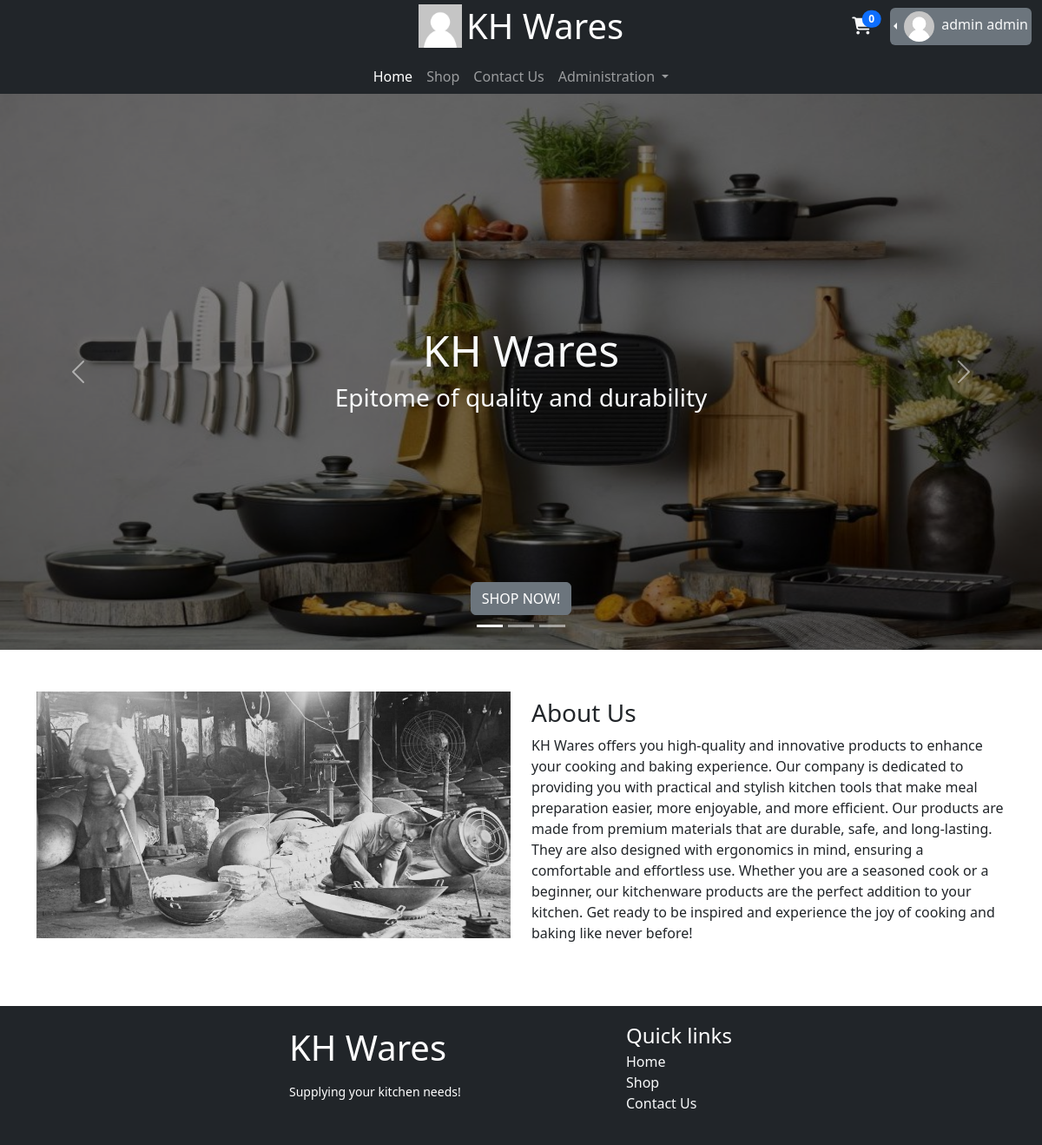
Screenshot of / (signed in) with the database file from the repository.
### database_models/UserDBModel.py (models this page shows, shortened)
class User(db.Model, UserMixin):
    id = db.Column(db.Integer, primary_key=True)
    username = db.Column(db.String, unique=True, nullable=False)
    email = db.Column(db.String, unique=True, nullable=False)
    password = db.Column(db.String, nullable=False)
    role = db.Column(db.Integer, default=0)  # 0 - User, 1 - Employee, 2 - Admin
    cart = db.relationship("Cart", backref="user", uselist=False)
    order = db.relationship("Order", backref="user")
    f_name = db.Column(db.String, nullable=False)
    l_name = db.Column(db.String, nullable=False)
    reset_token = db.Column(db.String)
    profile_pic = db.Column(db.String, default="default.png")
    date_created = db.Column(db.DateTime(), default=func.now())
    totp_secret = db.Column(db.String)

### routes/index.py (the view)
@blueprint.route('/')
def index():
    return helper_functions.helper_render("index.html")

### app.py (called while the page is built)
@login_manager.user_loader
def user_loader(id):
    user = User.query.filter_by(id=id).first()
    return user

### helper_functions.py (called while the page is built)
def helper_render(template, **kwargs):
    if check_logged_in():
        user = flask_login.current_user
        if user.is_authenticated:
            return render_template(template, user=user, **kwargs)
    return render_template(template, **kwargs)

def check_logged_in():
    return flask_login.current_user.is_authenticated

### templates/index.html (shortened to what this page needs)
{% extends 'base.html' %}
{% set active_page = "index" %}
{% block main %}
<div id="carouselProducts" class="carousel slide container-fluid p-0" data-bs-touch="false" data-bs-ride="carousel">
	<div class="carousel-indicators">
		<button type="button" data-bs-target="#carouselProducts" data-bs-slide-to="0" class="active"></button>
		<button type="button" data-bs-target="#carouselProducts" data-bs-slide-to="1"></button>
		<button type="button" data-bs-target="#carouselProducts" data-bs-slide-to="2"></button>
	</div>
	<div class="carousel-inner">
		<div class="carousel-item active position-relative" data-bs-interval="5000">
			<img src="{{ url_for('static', filename='HomeCarousel/img1.jpg') }}" alt="Image Placeholder" class="d-block w-100" style="max-height: 640px;">
			<div class="position-absolute top-0 start-0 w-100 h-100" style="background-color: rgba(0,0,0,0.5);"></div>
			<div class="position-absolute top-50 start-50 text-light translate-middle text-center">
				<h1 style="font-size: 50px;">KH Wares</h1>
				<h3>Epitome of quality and durability</h3>
			</div>
			<div class="carousel-caption">
				<a href="{{ url_for('Store.displayitem') }}" class="btn btn-secondary	" style="width: max-content;">SHOP NOW!</a>
			</div>
		</div>
	</div>
	<button class="carousel-control-prev" type="button" data-bs-target="#carouselProducts" data-bs-slide="prev">
		<span class="carousel-control-prev-icon"></span>
	</button>
	<button class="carousel-control-next" type="button" data-bs-target="#carouselProducts" data-bs-slide="next">
		<span class="carousel-control-next-icon"></span>
	</button>
</div>
<div class="container my-5">
	<div class="row">
		<div class="col-md-12 col-lg-6 ">
			<img src="{{ url_for('static', filename='HomeCarousel/AboutUs.jpg') }}" class="img-fluid">
		</div>
		<div class="col-md-12 col-lg-6 py-2">
			<h3>About Us</h3>
	        <p>KH Wares offers you high-quality and innovative products to enhance your cooking and baking experience. Our company is dedicated to providing you with practical and stylish kitchen tools that make meal preparation easier, more enjoyable, and more efficient. Our products are made from premium materials that are durable, safe, and long-lasting. They are also designed with ergonomics in mind, ensuring a comfortable and effortless use. Whether you are a seasoned cook or a beginner, our kitchenware products are the perfect addition to your kitchen. Get ready to be inspired and experience the joy of cooking and baking like never before!</p>
		</div>
	</div>
</div>
{% endblock %}

### templates/includes/navbar-2.html (shortened to what this page needs)
<nav class="navbar navbar-expand-lg navbar-dark bg-dark py-0">
    <div class="container-fluid d-block">
        <div class="row justify-content-center">
                <a class="col-sm-12 col-md-12 col-lg-4 text-center offset-lg-4 navbar-brand" href="{{ '#' if active_page == 'index' else url_for('index.index') }}">
                    <img src="{{ url_for('static', filename='profiles/default.png') }}" alt="" width="50" height="50" class="d-inline" >
                    <h1 class="d-inline m-0 align-middle">KH Wares</h1>
                </a>
                <div class="col-auto ms-auto my-auto">
                    {% if not current_user.is_authenticated %}
                        <a href="{{ url_for('crud.login' )}}" class="btn btn-primary align-middle" role="button">Login</a>
                        <a href="{{ url_for('crud.signup' )}}" class="btn btn-secondary align-middle" role="button">Sign Up</a>
                    {% else %}
                        <div>
                            <div class="d-inline-block me-1">
                                <a href="{{ url_for('cart.read_cart') }}" class="btn">
                                    <span class="position-relative top-0 start-100 translate-middle badge rounded-pill bg-primary" id="cart_badge">{{ current_user.cart.cart_items | length }}</span>
                                    <i class="fa-solid fa-cart-shopping text-light fa-lg"></i>
                                </a>
                            </div>
                            <div class="dropstart bg-secondary text-light p-1 rounded mt-auto d-inline-block">
                                <div class="dropdown-toggle" role="button" id="dropdownMenuLink" data-bs-toggle="dropdown">
                                    <img  src="{{url_for('static', filename='profiles/' + current_user.profile_pic)}}" height="35px" width="35px" class="rounded-circle me-1">
                                    <span class="text-light d-lg-inline-block d-none">{{ current_user.f_name }} {{ current_user.l_name }}</span>
                                </div>
                            </div>
                        </div>
                    {% endif %}
                </div>
                <div class="row pe-0">
                </div>
        </div>
        <div class="row justify-content-center">
            <div class="col-4 text-center">
                <div class="collapse navbar-collapse" id="navbarSupportedContent">
                    <ul class="navbar-nav mx-auto mb-2 mb-lg-0">
                    <li class="nav-item">
                        <a class="nav-link {{ 'active' if active_page == 'index' else '' }}" aria-current="page" href="{{ '#' if active_page == 'index' else url_for('index.index') }}">Home</a>
                    </li>
                    <li class="nav-item">
                        <a class="nav-link {{ 'active' if active_page == 'Shop' else '' }}" href="{{ url_for('Store.displayitem' )}}">Shop</a>
                    </li>
                    <li class="nav-item">
                        <a class="nav-link {{ 'active' if active_page == 'contact' else '' }}" href="{{ url_for('contact.contact_us_page') }}">Contact Us</a>
                    </li>
                    {% if current_user.is_authenticated and current_user.role >=1 %}
                        <li class="nav-item dropdown">
                            <a class="nav-link dropdown-toggle {{ 'active' if active_page == 'admin' else '' }}" href="#" id="AdminNavbarDropdown" role="button" data-bs-toggle="dropdown" aria-expanded="false">
                                Administration
                            </a>
                        </li>
                    {% endif %}
                    </ul>
                </div>
            </div>
        </div>
    </div>
  </nav>

### rows the page displays
User: profile_pic (placeholder picture), f_name "admin", l_name "admin"

### other values shown
{{ current_user.cart.cart_items | length }} "0"
